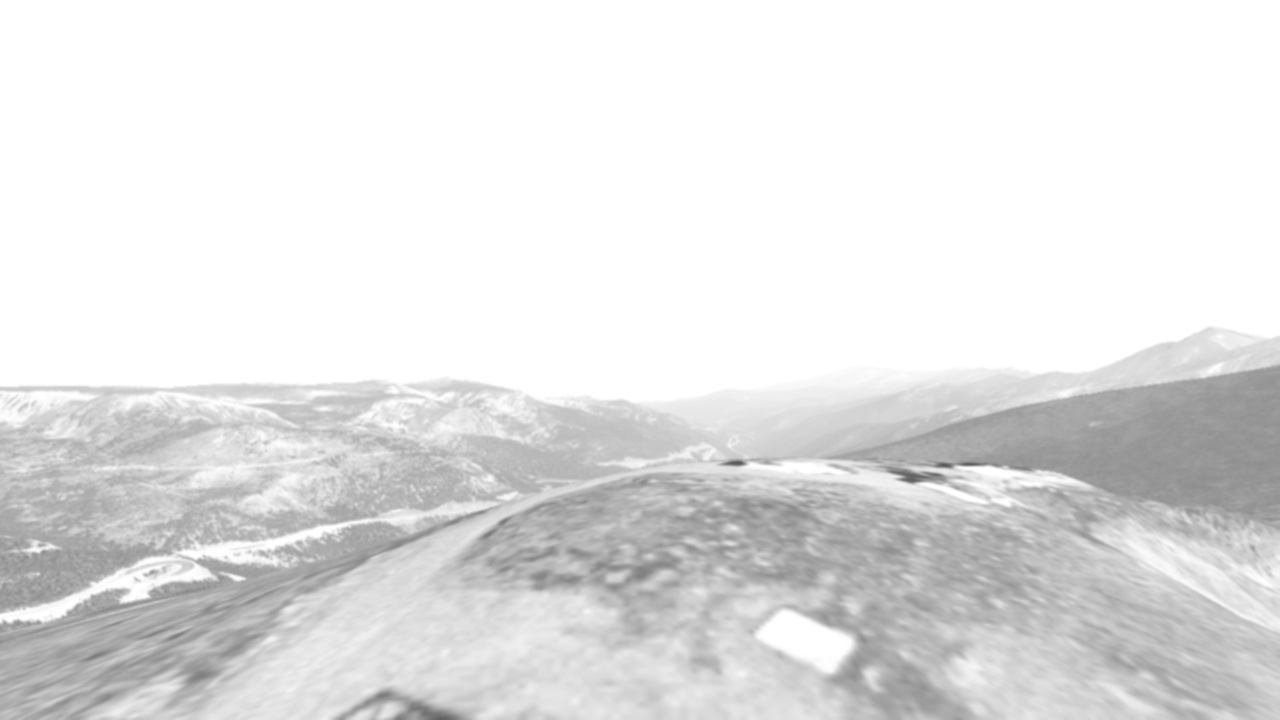
#> input picture notebooks/transfer_learning_based_approach_resnet50/media/1.jpg, 1280 x 720 px
$ jupyter execute --allow-errors modifications.ipynb
#> lines starting #> are read from the running program, lines starting #| are printed output that depends on the picture; after the words box and inside, x2 and y2 are one past the last pixel; in counts of white or black regions, pixels touching at a corner belong together
### src/fogvis/preprocessing/image.py
import os
import cv2
import sqlite3
import numpy as np
import json
from matplotlib import pyplot as plt
from pathlib import Path
from fogvis.db import ImageEntity, Database
from scipy.stats import norm
from dataclasses import dataclass, asdict

# [29 lines left out: functions read_color_to_grey, calculate_average_grey_image, not called in this run]

def calculate_grey_normal_distribution(image : np.ndarray, mask=None):
    pixels = image.ravel()
    if mask is not None:
        pixels = pixels[mask]

    mean = np.mean(pixels)
    std_dev = np.std(pixels)

    return (mean, std_dev)

### src/fogvis/preprocessing/subregion.py
import cv2
import numpy as np
from typing import Optional

from dataclasses import dataclass, asdict
from pathlib import Path
from .image import calculate_average_grey_image

def select_subregions(grey_image, N, candidate_cutoff_values : list[int]):
    best_mask = None
    best_T = None

    for T in candidate_cutoff_values:
        _, mask = cv2.threshold(grey_image, T, 255, cv2.THRESH_BINARY_INV)

        #use a simple foreground vs background heuristic to check if the candidate is good
        foreground_ratio = mask.mean() / 255.0

        if 0.05 < foreground_ratio < 0.8:
            best_mask = mask
            best_T = T

    if best_mask is None:
        raise Exception("Failed to find proper candidate")

    rows = np.where(best_mask.any(axis=1))[0]
    y_min, y_max = rows[0], rows[-1]

    h,w = grey_image.shape
    sub_w = w // N
    usable_w = sub_w * N

    x0 = (w - usable_w)

    subregions = []
    for i in range(N):
        x1 = x0 + sub_w
        subregions.append((x0, y_min, x1, y_max))
        x0 = x1


    return subregions, best_T


@dataclass
class SubregionRequest:
    camera_id : int
    image_paths : list[Path]
    num_regions_to_select : int
    candidate_t_values : list[int]

@dataclass
class SubregionResult:
    camera_id : int
    subregions : Optional[list[tuple]]

# [11 lines left out: function calculate_subregion_for_images, not called in this run]

### notebooks/transfer_learning_based_approach_resnet50/modifications.ipynb
# Modifications Necessary from Original Work

[cell 1]
import os
import cv2
import sqlite3
import numpy as np
import json

from fogvis.preprocessing.image import calculate_grey_normal_distribution
from fogvis.preprocessing.subregion import select_subregions

from matplotlib import pyplot as plt
from pathlib import Path
from fogvis.db import ImageEntity, Database
from scipy.stats import norm
from dataclasses import dataclass, asdict

PRE_MASK_GREY_VALUE_CLIP = 245
NUM_SUBREGIONS_TO_SELECT = 5
GLOBAL_CANDIDATE_T_VALUES = [235]

## Subregion Selection

The original work selects subregions from greyscale average image through a manually selected cutoff value. This was acceptable because that work only focused on one camera angle. This adaptation of the work involves hundreds of camera angles and different environments for each camera angle. This difference causes issues when only one T value is selected for a single camera angle.

This is especially apparent when comparing linear fog rendering against marched rendering. The linear fog rendering approach causes the sky to have a solid white color. Whereas marched fog results in some grey to the sky. This shifts the data layout between the two.

[cell 2]
def draw_subregions(image, subregions, selected_t, color=(0, 0, 255), thickness=2):
    """
    Draw horizontal subregions over an image.

    image:
        grayscale or BGR image

    subregions:
        list of (y0, y1) tuples

    color:
        rectangle color in BGR.
        Default (0, 0, 255) = red.

    thickness:
        line thickness
    """

    # Convert grayscale to BGR so colored rectangles can be drawn
    if len(image.shape) == 2:
        output = cv2.cvtColor(image, cv2.COLOR_GRAY2BGR)
    else:
        output = image.copy()

    height, width = output.shape[:2]

    for i, (x0, y0, x1, y1) in enumerate(subregions):
        # Draw rectangle spanning full image width
        cv2.rectangle(
            output,
            (x0, y0),
            (x1, y1),
            color,
            thickness
        )

    overlay_rgb = cv2.cvtColor(output, cv2.COLOR_BGR2RGB)
    plt.figure(figsize=(10, 6))
    plt.imshow(overlay_rgb)
    plt.title(f"Selected subregions, T={selected_t}")
    plt.axis("off")
    plt.show()

def plot_normal_distribution(img, mean, std, max_clip) -> None:
    pixels = img.ravel()

    # Create histogram
    plt.figure(figsize=(8, 5))

    plt.hist(
        pixels,
        bins=256,
        range=(0, max_clip),
        density=True,
        alpha=0.6,
        color="gray",
        label="Greyscale histogram"
    )

    # Create normal distribution curve
    x = np.linspace(0, 255, 256)
    gaussian_curve = norm.pdf(x, mean, std)

    # Plot Gaussian curve
    plt.plot(
        x,
        gaussian_curve,
        color="red",
        linewidth=2,
        label=f"Normal fit\nμ={mean:.2f}, σ={std:.2f}"
    )
    plt.show()

#### Linear Fog

[cell 3]
grey_avg_fog_linear_file = os.path.join(os.getcwd(), "media", "1.jpg")
lin_img = cv2.imread(grey_avg_fog_linear_file, cv2.IMREAD_GRAYSCALE)
#> lin_img is the input picture: shape (720, 1280); min 88, max 255, mean 227.6
if lin_img is None:
    raise Exception("Failed to open image")

plt.imshow(lin_img, cmap="grey", vmin=0, vmax=255)
plt.show()

[cell 4]
white_mask = lin_img.ravel() < PRE_MASK_GREY_VALUE_CLIP
mean,std = calculate_grey_normal_distribution(lin_img, white_mask)
#> in calculate_grey_normal_distribution, `mean = np.mean(pixels)`: mean = 195.6
#> in calculate_grey_normal_distribution, `std_dev = np.std(pixels)`: std_dev = 25.46
#> mean = 195.6; std = 25.46
plot_normal_distribution(lin_img, mean, std, 254)
#> in plot_normal_distribution, `gaussian_curve = norm.pdf(x, mean, std)`: gaussian_curve = 256 values, max 0.0157 at index 196, min 2.36e-15 at index 0, mean 0.00387
#> in plot_normal_distribution, `plt.show()`:
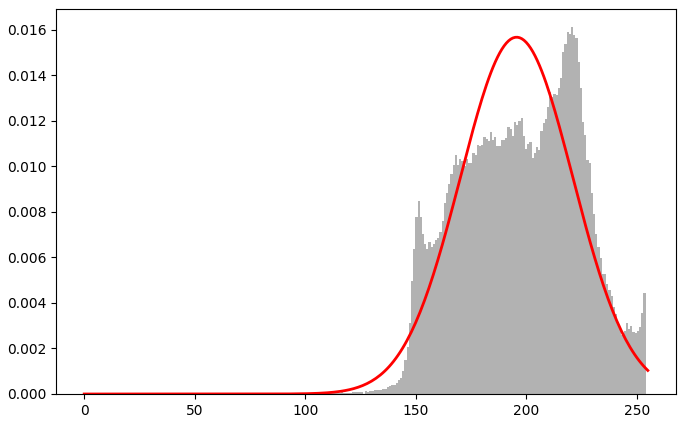
#> figure drawn by matplotlib, 1 panel; tallest bar 0.0161 high, from x = 220.3 to 221.3; curve peaks at x = 196, y = 0.0157

#> (a cell that did not finish here is left out)

#### Marched Fog

[cell 6]
grey_avg_fog_marched_file = os.path.join(os.getcwd(), "media", "1441.jpg")
marched_img = cv2.imread(grey_avg_fog_marched_file, cv2.IMREAD_GRAYSCALE)
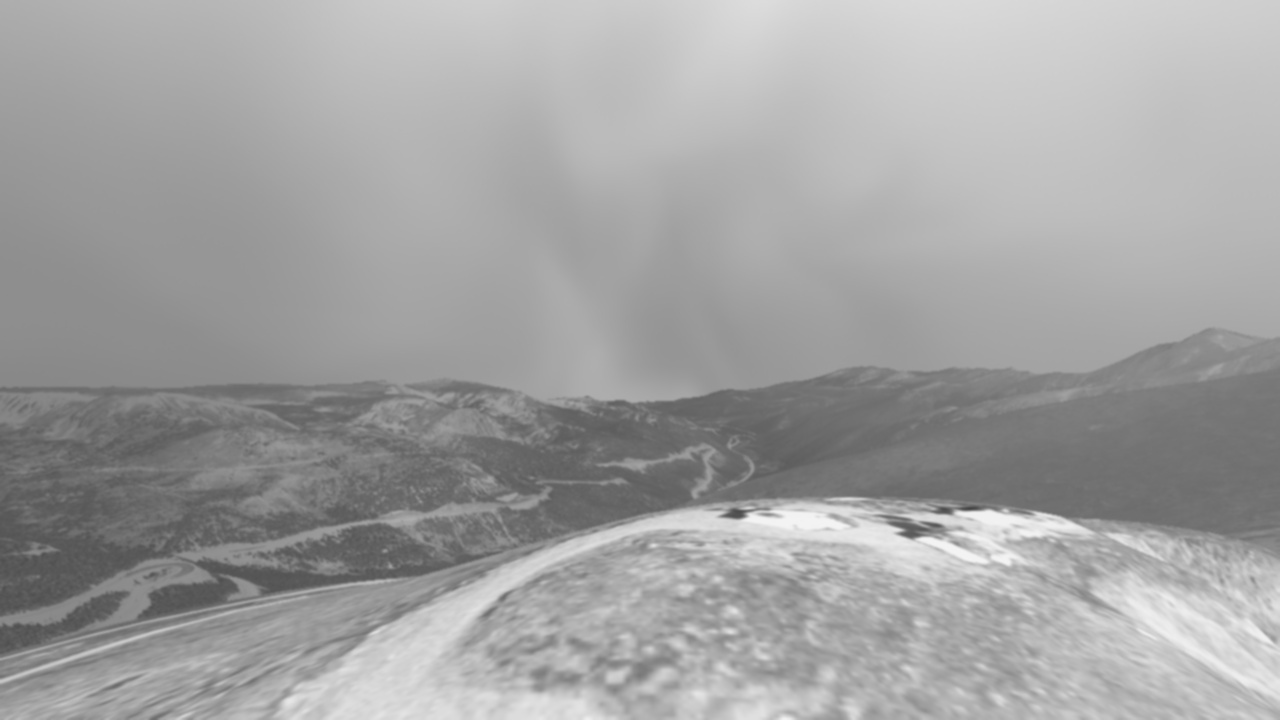
#> input picture notebooks/transfer_learning_based_approach_resnet50/media/1441.jpg, 1280 x 720 px
#> marched_img is the input picture: shape (720, 1280); min 68, max 245, mean 161.6
if marched_img is None:
    raise Exception("Failed to open image")

plt.imshow(marched_img, cmap="grey", vmin=0, vmax=255)
plt.show()

[cell 7]
white_mask = marched_img.ravel() < PRE_MASK_GREY_VALUE_CLIP
mean,std = calculate_grey_normal_distribution(marched_img, white_mask)
#> mean = 161.6; std = 32.76
plot_normal_distribution(lin_img, mean, std, 254)
#> call 2 of plot_normal_distribution, with mean = 161.6, std = 32.76, max_clip = 254
#> in plot_normal_distribution (call 2), `gaussian_curve = norm.pdf(x, mean, std)`: gaussian_curve = 256 values, max 0.0122 at index 162, min 6.34e-08 at index 0, mean 0.0039
#> in plot_normal_distribution (call 2), `plt.show()`:
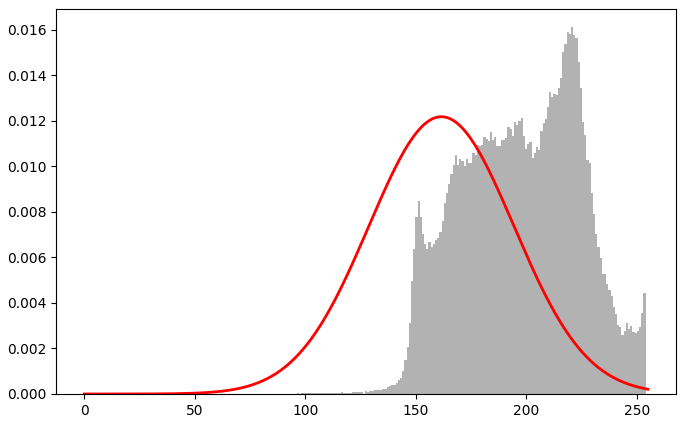
#> figure drawn by matplotlib, 1 panel; tallest bar 0.0161 high, from x = 220.3 to 221.3; curve peaks at x = 162, y = 0.0122

#> (a cell that did not finish here is left out)

#> the loop in select_subregions, `for T in candidate_cutoff_values:` made 1 pass
#> foreground_ratio on pass 1: 0.997
#> pass 1, in select_subregions, `_, mask = cv2.threshold(grey_image, T, 255, cv2.THRESH_BINARY_INV)`:
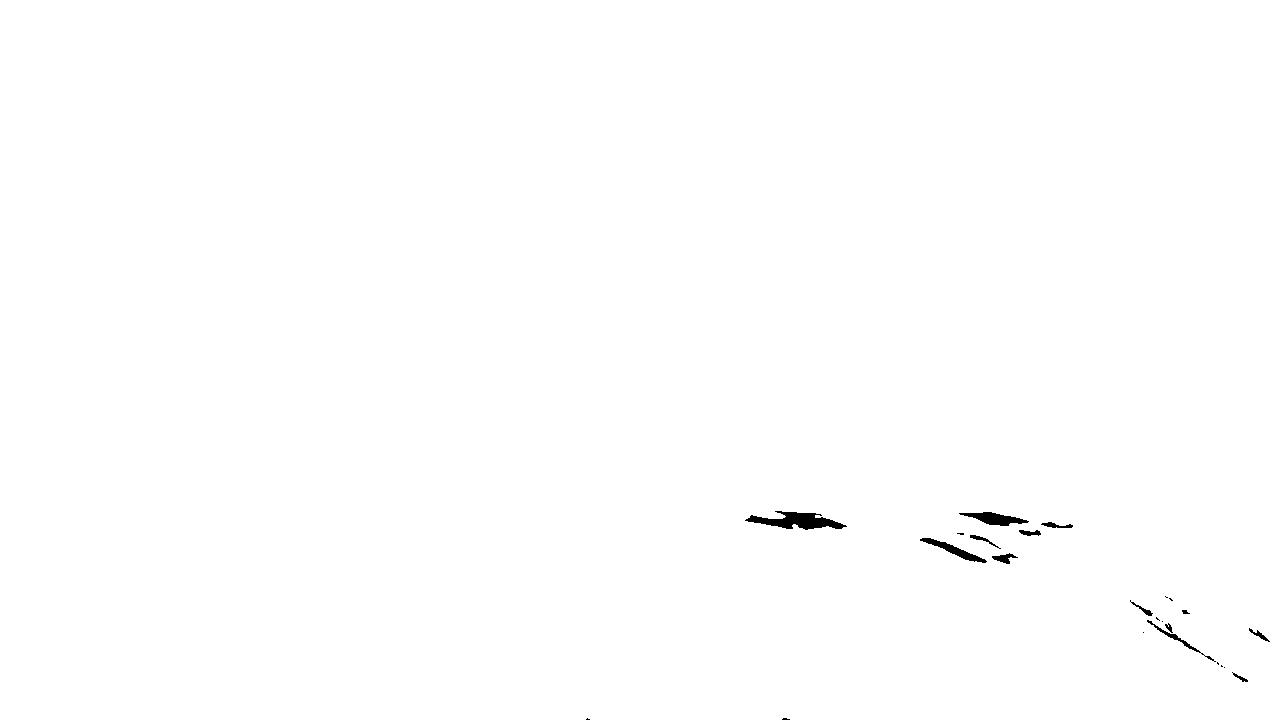
#> mask: shape (720, 1280); 99.7% white; 24 black regions (11 under 20 px), largest, box (x1, y1, x2, y2) and area: (745, 511, 847, 530) 976, (959, 512, 1029, 526) 496, (920, 538, 987, 563) 416
draw_subregions(lin_img, subregions, selected_t)

[cell 9]
alternative_t = [135]
subregions, selected_t = select_subregions(marched_img, 5, alternative_t)
#> the loop in select_subregions (call 2), `for T in candidate_cutoff_values:` made 1 pass
#> foreground_ratio on pass 1: 0.222
#> pass 1, in select_subregions (call 2), `_, mask = cv2.threshold(grey_image, T, 255, cv2.THRESH_BINARY_INV)`:
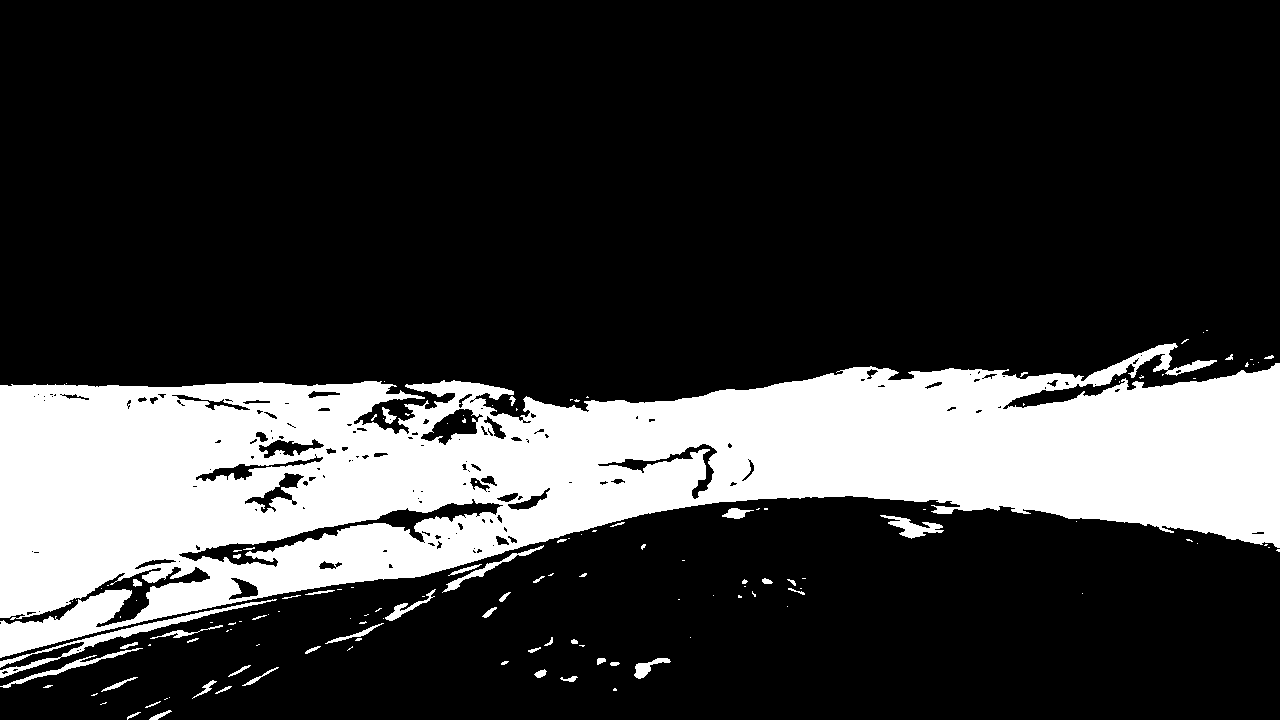
#> mask: shape (720, 1280); 22.2% white; 136 white regions (87 under 20 px), largest, box (x1, y1, x2, y2) and area: (0, 343, 1280, 658) 198111, (0, 599, 277, 678) 1742, (880, 515, 944, 539) 603
#> in select_subregions (call 2), `rows = np.where(best_mask.any(axis=1))[0]`: rows = 380 values from 330 to 719
#> in select_subregions (call 2), `y_min, y_max = rows[0], rows[-1]`: y_min = 330; y_max = 719
#> after the loop in select_subregions (call 2), `for i in range(N):`: subregions = [(0, 330, 256, 719), (256, 330, 512, 719), (512, 330, 768, 719), (768, 330, 1024, 719), (1024, 330, 1280, 719)]
#> selected_t = 135
draw_subregions(lin_img, subregions, selected_t)
#> the loop in draw_subregions, `for i, (x0, y0, x1, y1) in enumerate(subregions):` made 5 passes
#> (x0, x1) on passes 1 to 5: (0, 256), (256, 512), (512, 768), (768, 1024), (1024, 1280)
#> after the loop in draw_subregions, `for i, (x0, y0, x1, y1) in enumerate(subregions):`:
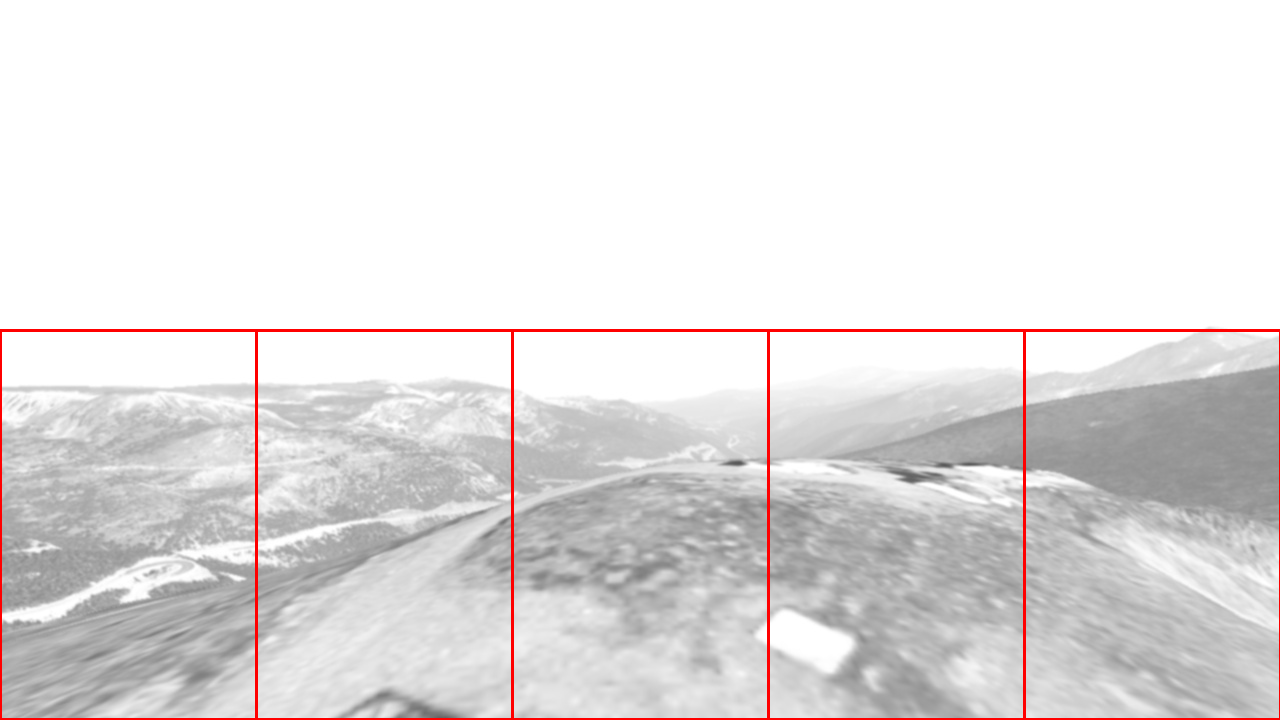
#> output: shape (720, 1280, 3); 1.32% of pixels changed, all inside (x1, y1, x2, y2) = (0, 329, 1280, 720)
